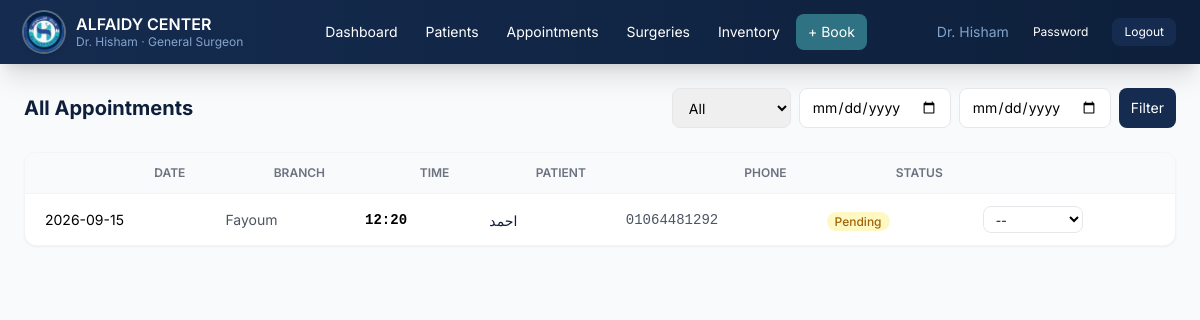
Screenshot of /doctor/appointments (signed in) with the database file from the repository.
### app/models/__init__.py (models this page shows, shortened)
class User(UserMixin, db.Model):
    __tablename__ = 'users'
    id = db.Column(db.Integer, primary_key=True)
    username = db.Column(db.String(80), unique=True, nullable=False)
    password_hash = db.Column(db.String(256), nullable=False)
    full_name = db.Column(db.String(150), nullable=False)
    role = db.Column(db.String(20), nullable=False)  # 'doctor' or 'assistant'
    active = db.Column(db.Boolean, default=True)
    created_at = db.Column(db.DateTime, default=datetime.utcnow)
    appointments_created = db.relationship('Appointment', backref='created_by_user', lazy='dynamic')

class Appointment(db.Model):
    __tablename__ = 'appointments'
    id = db.Column(db.Integer, primary_key=True)
    patient_id = db.Column(db.Integer, db.ForeignKey('patients.id'), nullable=False, index=True)
    appointment_date = db.Column(db.Date, nullable=False, index=True)
    time_slot = db.Column(db.String(5), nullable=True)  # 'HH:MM' format; null while on the waitlist
    branch = db.Column(db.String(20), nullable=False, default='fayoum', index=True)  # 'fayoum' or 'abshway'
    is_waitlisted = db.Column(db.Boolean, default=False, index=True)
    status = db.Column(db.String(20), nullable=False, default='pending')
    notes = db.Column(db.Text, nullable=True)
    complaint = db.Column(db.Text, nullable=True)  # Patient's initial complaint
    created_by = db.Column(db.Integer, db.ForeignKey('users.id'), nullable=True)
    created_at = db.Column(db.DateTime, default=datetime.utcnow)
    updated_at = db.Column(db.DateTime, default=datetime.utcnow, onupdate=datetime.utcnow)
    is_deleted = db.Column(db.Boolean, default=False)
    @property
    def branch_display_en(self):
        return {'fayoum': 'Fayoum', 'abshway': 'Abshway'}.get(self.branch, self.branch)

class Patient(db.Model):
    __tablename__ = 'patients'
    id = db.Column(db.Integer, primary_key=True)
    full_name = db.Column(db.String(150), nullable=False, index=True)
    phone = db.Column(db.String(20), nullable=False, index=True)
    age = db.Column(db.Integer, nullable=True)
    gender = db.Column(db.String(10), nullable=True)  # ذكر / أنثى
    created_at = db.Column(db.DateTime, default=datetime.utcnow)
    is_deleted = db.Column(db.Boolean, default=False)
    appointments = db.relationship('Appointment', backref='patient', lazy='dynamic',
                                    primaryjoin='and_(Patient.id == Appointment.patient_id, Appointment.is_deleted == False)')
    medical_records = db.relationship('MedicalRecord', backref='patient', lazy='dynamic')
    surgeries = db.relationship('Surgery', backref='patient', lazy='dynamic',
                                 primaryjoin='and_(Patient.id == Surgery.patient_id, Surgery.is_deleted == False)')
    files = db.relationship('PatientFile', backref='patient', lazy='dynamic',
                             primaryjoin='and_(Patient.id == PatientFile.patient_id, PatientFile.is_deleted == False)')
    prescriptions = db.relationship('Prescription', backref='patient', lazy='dynamic')

### app/routes/doctor.py (the view)
@doctor_bp.route('/appointments')
@doctor_required
def appointments():
    status_filter = request.args.get('status', 'all')
    date_from = request.args.get('date_from', '')
    date_to = request.args.get('date_to', '')
    query = Appointment.query.filter(Appointment.is_deleted == False)
    if status_filter and status_filter != 'all':
        query = query.filter(Appointment.status == status_filter)
    if date_from:
        try:
            query = query.filter(Appointment.appointment_date >= datetime.strptime(date_from, '%Y-%m-%d').date())
        except ValueError:
            pass
    if date_to:
        try:
            query = query.filter(Appointment.appointment_date <= datetime.strptime(date_to, '%Y-%m-%d').date())
        except ValueError:
            pass
    appointments = query.order_by(Appointment.appointment_date.desc(), Appointment.time_slot).all()
    return render_template('doctor/appointments.html', appointments=appointments,
                           status_filter=status_filter, date_from=date_from, date_to=date_to)

### app/routes/doctor.py (called while the page is built)
def doctor_required(f):
    @wraps(f)
    @login_required
    def decorated(*args, **kwargs):
        if current_user.role != 'doctor':
            flash('Access denied. Doctor only.', 'danger')
            return redirect(url_for('auth.login'))
        return f(*args, **kwargs)
    return decorated

### app/templates/doctor/appointments.html (shortened to what this page needs)
{% extends "base_en.html" %}
{% block content %}
<div class="flex flex-col sm:flex-row sm:items-center justify-between gap-4 mb-6">
    <h1 class="text-xl font-bold text-navy-900">All Appointments</h1>
    <div class="flex gap-2">
        <form method="GET" class="flex gap-2 flex-wrap">
            <select name="status" onchange="this.form.submit()" class="px-3 py-2 border border-gray-200 rounded-lg text-sm">
                <option value="all" {% if status_filter == 'all' %}selected{% endif %}>All</option>
            </select>
            <input type="date" name="date_from" value="{{ date_from }}" class="px-3 py-2 border border-gray-200 rounded-lg text-sm" placeholder="From">
            <input type="date" name="date_to" value="{{ date_to }}" class="px-3 py-2 border border-gray-200 rounded-lg text-sm" placeholder="To">
            <button type="submit" class="px-3 py-2 bg-navy-800 text-white rounded-lg text-sm">Filter</button>
        </form>
    </div>
</div>
{% if appointments %}
<div class="bg-white rounded-xl border border-gray-100 shadow-sm overflow-hidden">
    <div class="overflow-x-auto">
        <table class="w-full">
            <thead class="bg-gray-50 border-b border-gray-100">
                <tr>
                    <th class="text-right px-5 py-3 text-xs font-semibold text-gray-500 uppercase">Date</th>
                    <th class="text-right px-5 py-3 text-xs font-semibold text-gray-500 uppercase">Branch</th>
                    <th class="text-right px-5 py-3 text-xs font-semibold text-gray-500 uppercase">Time</th>
                    <th class="text-right px-5 py-3 text-xs font-semibold text-gray-500 uppercase">Patient</th>
                    <th class="text-right px-5 py-3 text-xs font-semibold text-gray-500 uppercase">Phone</th>
                    <th class="text-right px-5 py-3 text-xs font-semibold text-gray-500 uppercase">Status</th>
                    <th class="px-5 py-3"></th>
                </tr>
            </thead>
            <tbody class="divide-y divide-gray-50">
                {% for a in appointments %}
                <tr class="hover:bg-gray-50 transition">
                    <td class="px-5 py-3 text-sm">{{ a.appointment_date.strftime('%Y-%m-%d') }}</td>
                    <td class="px-5 py-3 text-sm text-gray-600">{{ a.branch_display_en }}</td>
                    <td class="px-5 py-3 text-sm font-mono font-semibold">
                        {% if a.is_waitlisted %}<span class="text-amber-600 font-sans font-medium">Waitlist</span>{% else %}{{ a.time_slot }}{% endif %}
                    </td>
                    <td class="px-5 py-3">
                        <a href="{{ url_for('doctor.patient_detail', patient_id=a.patient_id) }}" class="font-medium text-navy-900 hover:text-teal-600 transition text-sm">{{ a.patient.full_name }}</a>
                    </td>
                    <td class="px-5 py-3 text-sm text-gray-600 font-mono">{{ a.patient.phone }}</td>
                    <td class="px-5 py-3">
                        <span class="px-2 py-0.5 rounded-full text-xs font-medium
                            {% if a.status == 'pending' %}bg-yellow-100 text-yellow-700
                            {% elif a.status == 'confirmed' %}bg-blue-100 text-blue-700
                            {% elif a.status == 'completed' %}bg-green-100 text-green-700
                            {% elif a.status == 'cancelled' %}bg-red-100 text-red-700
                            {% else %}bg-gray-100 text-gray-600{% endif %}">{{ a.status|capitalize }}</span>
                    </td>
                    <td class="px-5 py-3">
                        <form method="POST" action="{{ url_for('doctor.update_appointment_status', appointment_id=a.id) }}" class="inline">
                            <select name="status" onchange="this.form.submit()" class="text-xs border border-gray-200 rounded-lg px-2 py-1 bg-white">
                                <option value="" disabled selected>--</option>
                            </select>
                        </form>
                    </td>
                </tr>
                {% endfor %}
            </tbody>
        </table>
    </div>
</div>
{% else %}
<div class="bg-white rounded-xl border border-gray-100 p-12 text-center">
    <p class="text-gray-500">No appointments found.</p>
</div>
{% endif %}
{% endblock %}

### app/templates/base_en.html (shortened to what this page needs)
<!DOCTYPE html>
<html lang="en" dir="ltr">
<head>
    <script src="https://cdn.tailwindcss.com"></script>
</head>
<body class="bg-gray-50 min-h-screen">
    <nav class="bg-gradient-to-l from-navy-900 to-navy-800 text-white shadow-xl">
        <div class="max-w-7xl mx-auto px-4 sm:px-6">
            <div class="flex items-center justify-between h-16">
                <div class="flex items-center gap-3">
                    <img src="{{ url_for('static', filename='images/logo.png') }}" alt="{{ clinic_name_en }}"
                        class="w-10 h-10 rounded-full ring-2 ring-white/30 shadow-md shrink-0">
                    <div>
                        <h1 class="text-base font-semibold leading-tight">{{ clinic_name_en }}</h1>
                        <p class="text-navy-300 text-xs">{{ doctor_name }} &middot; {{ doctor_title }}</p>
                    </div>
                </div>
                <div class="hidden md:flex items-center gap-1">
                    <a href="{{ url_for('doctor.dashboard') }}" class="px-3 py-2 rounded-lg text-sm hover:bg-navy-800 transition">Dashboard</a>
                    <a href="{{ url_for('doctor.patients') }}" class="px-3 py-2 rounded-lg text-sm hover:bg-navy-800 transition">Patients</a>
                    <a href="{{ url_for('doctor.appointments') }}" class="px-3 py-2 rounded-lg text-sm hover:bg-navy-800 transition">Appointments</a>
                    <a href="{{ url_for('doctor.surgeries') }}" class="px-3 py-2 rounded-lg text-sm hover:bg-navy-800 transition">Surgeries</a>
                    <a href="{{ url_for('doctor.inventory') }}" class="px-3 py-2 rounded-lg text-sm hover:bg-navy-800 transition">Inventory</a>
                    <a href="{{ url_for('doctor.book_appointment_page') }}" class="px-3 py-2 rounded-lg text-sm bg-teal-600 hover:bg-teal-700 transition">+ Book</a>
                </div>
                <div class="flex items-center gap-3">
                    <span class="text-sm text-navy-300 hidden sm:inline">{{ current_user.full_name if current_user else '' }}</span>
                    <a href="{{ url_for('auth.change_password') }}" class="px-3 py-1.5 hover:bg-navy-800 rounded-lg text-xs transition">Password</a>
                    <a href="{{ url_for('auth.logout') }}" class="px-3 py-1.5 bg-navy-800 hover:bg-navy-700 rounded-lg text-xs transition">Logout</a>
                </div>
            </div>
        </div>
    </nav>
    <main class="max-w-7xl mx-auto px-4 sm:px-6 py-6">
        {% block content %}{% endblock %}
    </main>
</body>
</html>

### app/templates/base_en.html (style rules this page uses)
* { font-family: 'Inter', system-ui, sans-serif; }

### rows the page displays
User: full_name "Dr. Hisham"
Appointment: appointment_date "2026-09-15", branch_display_en "Fayoum", time_slot "12:20", patient.full_name "احمد", patient.phone "01064481292", status "Pending"

### other values shown
{{ clinic_name_en }} "ALFAIDY CENTER"
{{ doctor_title }} "General Surgeon"
